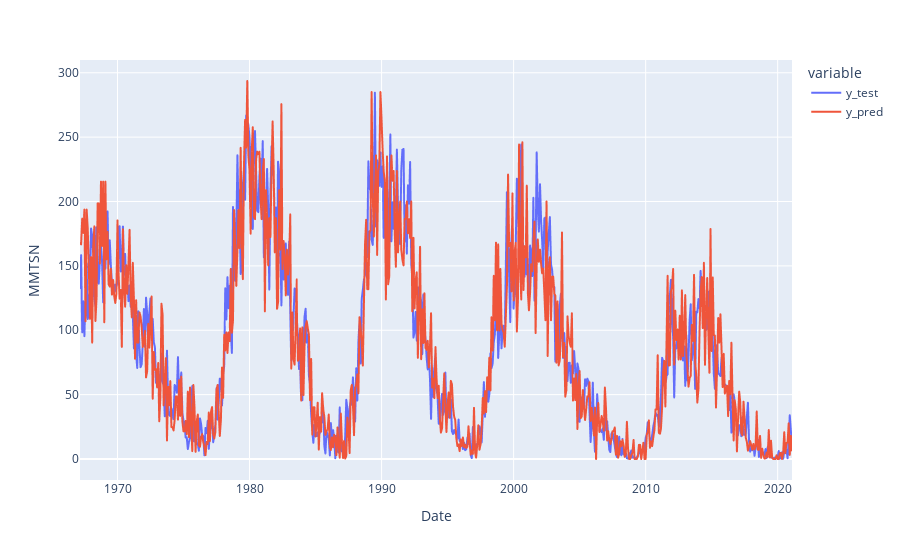

The cell this chart's notebook holds for it:
### Code cell
fig = px.line(df_pred_test, labels={'value':"MMTSN"})
fig.show()

### Figure 1 — Plotly figure (JSON) as saved in the notebook; plotly's stock layout.template omitted (floating-point values rounded to 4 significant figures; data arrays with more than 128 entries replaced by an {"elided": "..."} marker saying what was removed)
{"data": [{"hovertemplate": "variable=y_test<br>Date=%{x}<br>MMTSN=%{y}<extra></extra>", "legendgroup": "y_test", "line": {"color": "#636efa", "dash": "solid"}, "marker": {"symbol": "circle"}, "mode": "lines", "name": "y_test", "showlegend": true, "type": "scattergl", "x": {"elided": "648 str values"}, "xaxis": "x", "y": {"elided": "648 float values"}, "yaxis": "y"}, {"hovertemplate": "variable=y_pred<br>Date=%{x}<br>MMTSN=%{y}<extra></extra>", "legendgroup": "y_pred", "line": {"color": "#EF553B", "dash": "solid"}, "marker": {"symbol": "circle"}, "mode": "lines", "name": "y_pred", "showlegend": true, "type": "scattergl", "x": {"elided": "648 str values"}, "xaxis": "x", "y": {"elided": "648 float values"}, "yaxis": "y"}], "layout": {"legend": {"title": {"text": "variable"}, "tracegroupgap": 0}, "margin": {"t": 60}, "xaxis": {"anchor": "y", "domain": [0, 1], "title": {"text": "Date"}}, "yaxis": {"anchor": "x", "domain": [0, 1], "title": {"text": "MMTSN"}}}}
